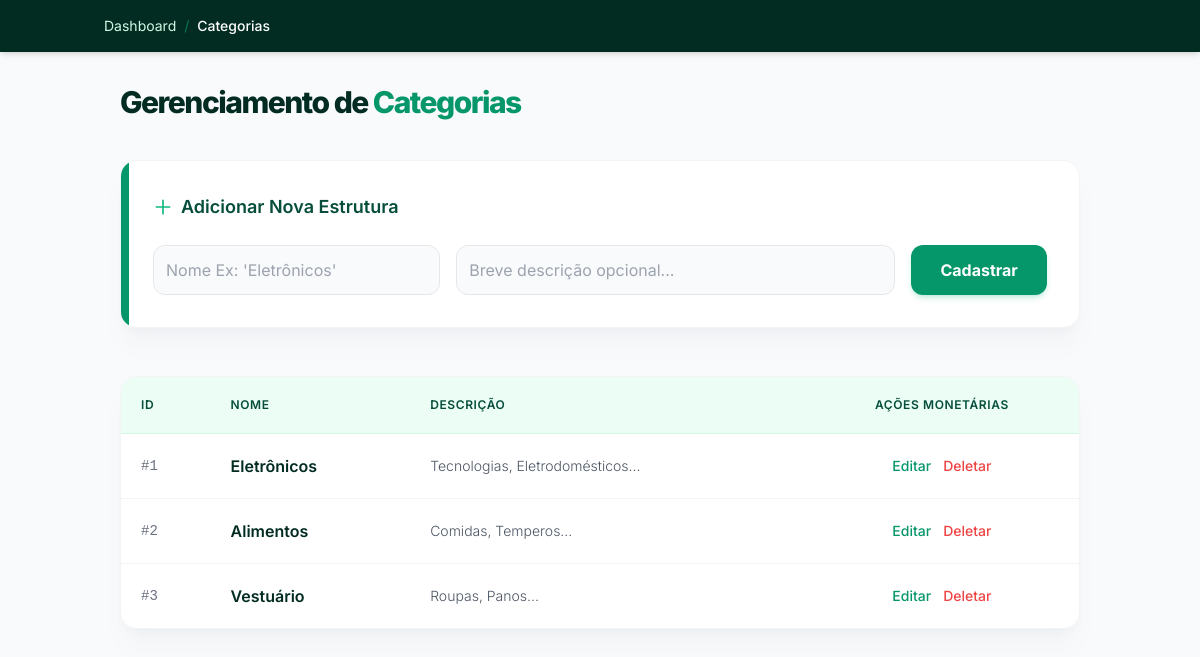
Before: /categorias with the older database file.
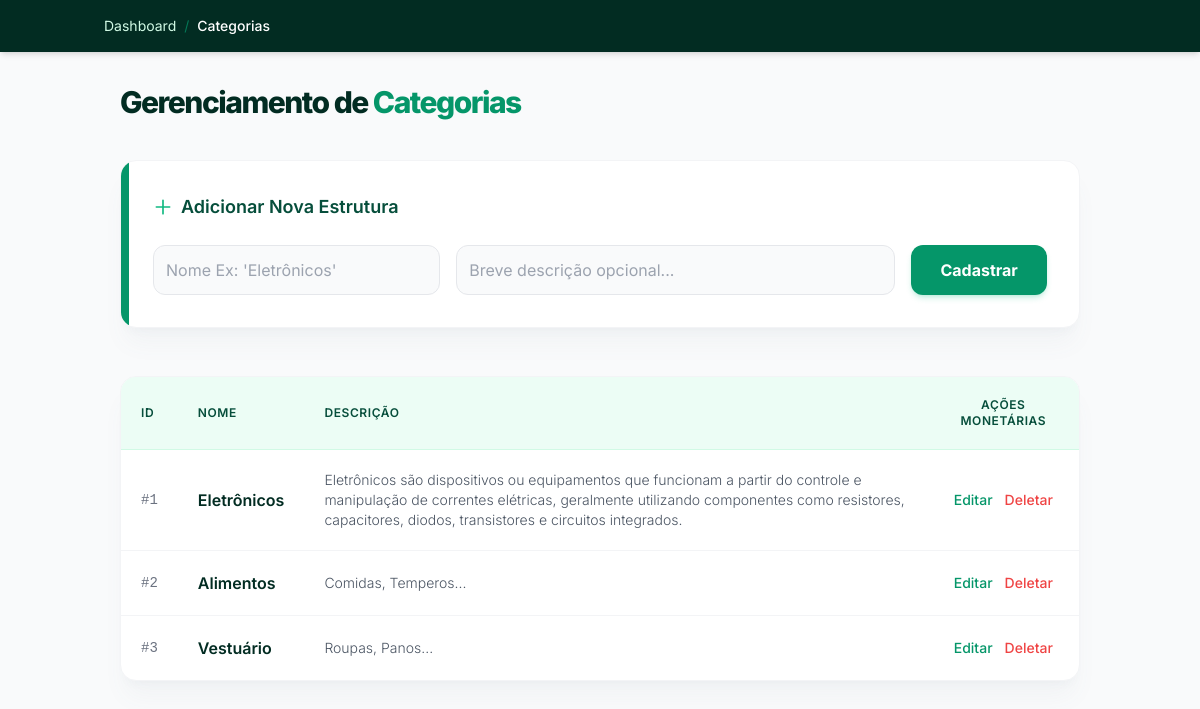
After: the same page with the newer database file.
### models.py (models this page shows)
class Categoria(Base):
    __tablename__ = 'categorias'
    id = Column(Integer, primary_key=True, autoincrement=True)
    nome = Column(String, nullable=False)
    descricao = Column(String, nullable=True)
    produtos = relationship("Produto", back_populates="categoria")

### main.py (the view)
@app.get("/categorias")
def exibir_categorias(request: Request, db: Session = Depends(get_db)):
    categorias = db.query(Categoria).all()
    return templates.TemplateResponse(
        request,
        "categorias.html",
        {"request": request,
         "categorias": categorias
        }
    )

### templates/categorias.html (shortened to what the changed rows need)
<!DOCTYPE html>
<html lang="pt-br">
<head>
    <script src="https://cdn.tailwindcss.com"></script>
</head>
<body class="bg-gray-50 text-gray-900 relative min-h-screen">
    <div class="container mx-auto p-4 md:p-8">
        <div class="flex items-center justify-between mb-10">
            <h2 class="text-3xl font-extrabold text-emerald-950 tracking-tighter">Gerenciamento de <span class="text-emerald-600">Categorias</span></h2>
        </div>
        <div class="bg-white rounded-2xl shadow-xl shadow-gray-500/5 border border-gray-100 overflow-hidden">
            <table class="w-full">
                <thead class="bg-emerald-50 border-b border-emerald-100">
                    <tr>
                        <th class="p-5 text-left text-xs font-semibold text-emerald-900 uppercase tracking-wider">ID</th>
                        <th class="p-5 text-left text-xs font-semibold text-emerald-900 uppercase tracking-wider">Nome</th>
                        <th class="p-5 text-left text-xs font-semibold text-emerald-900 uppercase tracking-wider">Descrição</th>
                        <th class="p-5 text-center text-xs font-semibold text-emerald-900 uppercase tracking-wider">Ações Monetárias</th>
                    </tr>
                </thead>
                <tbody class="divide-y divide-gray-100">
                    {% for categoria in categorias %}
                    <tr class="table-row-hover transition-colors">
                        <td class="p-5 text-sm font-mono text-gray-500">#{{ categoria.id }}</td>
                        <td class="p-5"><span class="font-semibold text-emerald-950 text-base">{{ categoria.nome }}</span></td>
                        <td class="p-5 text-sm text-gray-600 font-light">{{ categoria.descricao or '---' }}</td>
                        <td class="p-5">
                            <div class="flex gap-3 justify-center text-sm">
                                <a href="/categorias/{{ categoria.id }}/editar" class="flex items-center gap-1 text-emerald-600 hover:text-emerald-800 font-medium transition">
                                    Editar
                                </a>
                                <button onclick="openDeleteModal('{{ categoria.id }}', '{{ categoria.nome }}')" class="flex items-center gap-1 text-red-500 hover:text-red-700 font-medium transition">
                                    Deletar
                                </button>
                            </div>
                        </td>
                    </tr>
                    {% endfor %}
                </tbody>
            </table>
        </div>
    </div>
</body>
</html>

Changed rows visible on the page:
changed Categoria "Eletrônicos": descricao "Tecnologias, Eletrodomésticos..." → "Eletrônicos são dispositivos ou equipamentos que funcionam a partir do controle e manipulação de correntes elétricas, geralmente utilizando componentes como resistores, capacitores, diodos, transistores e circuitos integrados."
